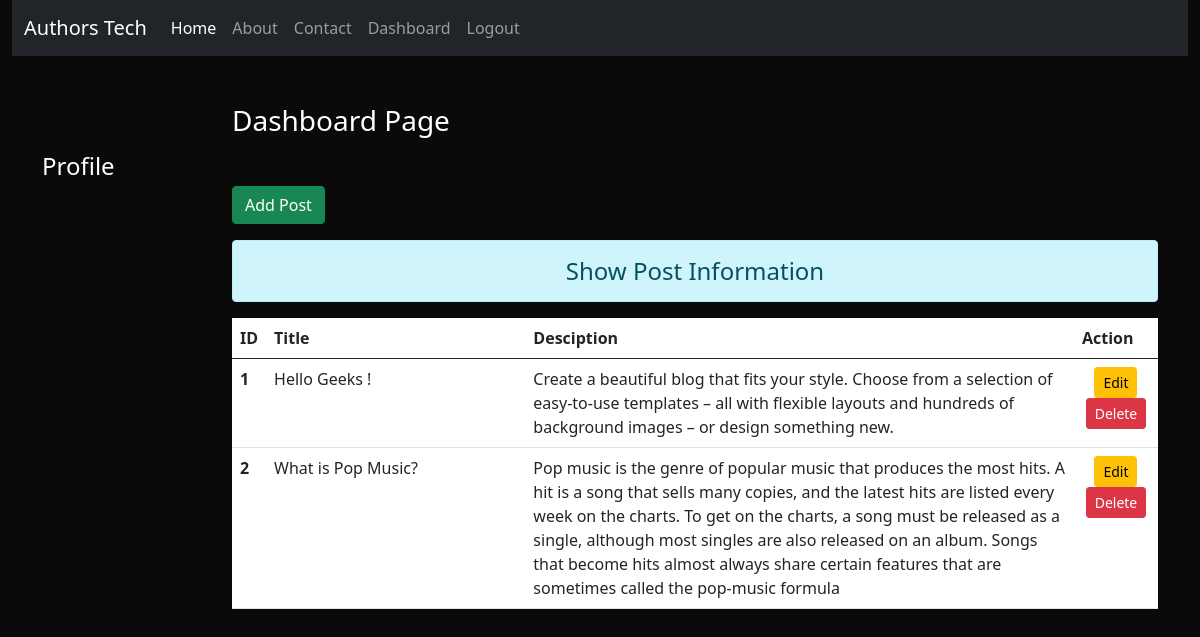
/dashboard/ (signed in), run on an earlier commit of the app's database.
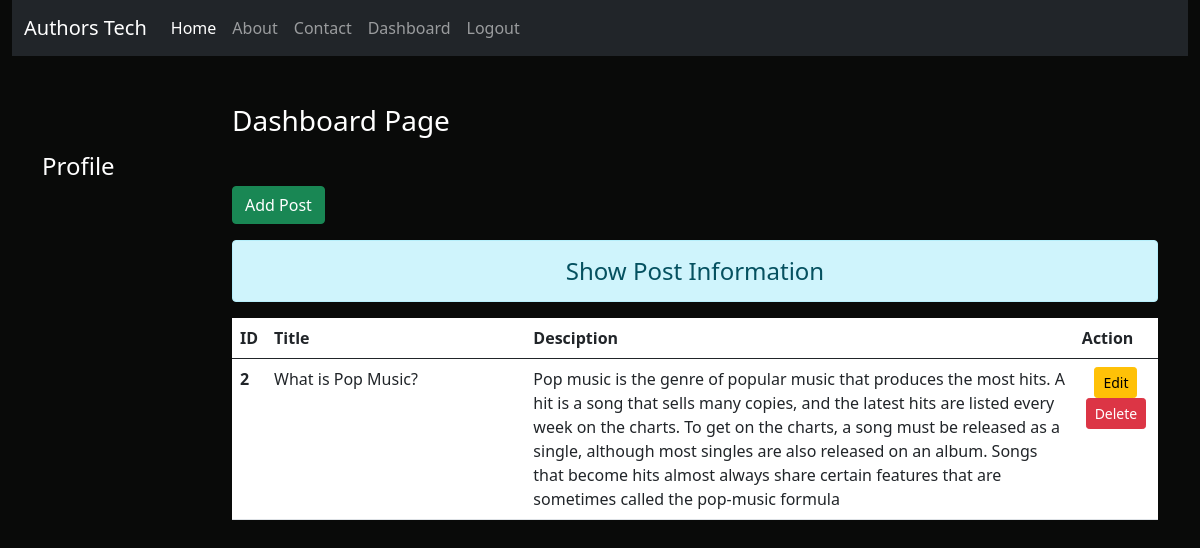
And on a later commit of the database.
### blog/models.py (models this page shows)
class Post(models.Model):
    title= models.CharField(max_length=150)
    desc=models.TextField()

### blog/views.py (the view)
# urls.py: path('dashboard/',views.dashboard,name='dashboard'),
def dashboard(request):
    if request.user.is_authenticated:
        posts = Post.objects.all()
        user =request.user
        full_name = user.get_full_name()
        return render(request, 'blog/dashboard.html',{'posts':posts,'full_name':full_name})
    else:
        return HttpResponseRedirect('/login/')

### blog/templates/blog/dashboard.html (shortened to what this page needs)
{% extends 'blog/base.html'%}
{% load static %}
{% block side %}
<div class = "col-sm-2 text-white my-5 text-centre">
<h4 class="my-5">Profile</h4>
  </div>
{% endblock side%}
{% block content %}
<div class="col-sm-10">
 <h3 class="text-white my-5"> Dashboard Page</h3>
 <a href="{% url 'addpost' %}" class="btn btn-success">Add Post</a>
 <h4 class="text-center alert alert-info mt-3">Show Post Information</h4>
 {% if posts %}
     <table class="table table-hover bg-white">
     <thead>
     <tr class="text-centre">
      <th scope="col" style="width:2%">ID</th>
      <th scope="col" style="width:28%">Title</th>
      <th scope="Col" Style="wudth:55%">Desciption</th>
      <th scope="Col" Style="wudth:15%">Action</th>
     </tr>
     </thead>
     <tbody>
      {% for post in posts %}
      <tr>
<th scope="row">{{post.id}}</th>
<td>{{post.title}}</td>
<td>{{post.desc}}</td>
<td class="text-center">
<a href="{% url 'updatepost' post.id %}" class="btn btn-warning btn-sm">Edit</a>
{% if perms.blog.delete_post %}
<form action="{% url 'deletepost' post.id  %}" method="post" class="d-inline">
<input type="submit" class="btn btn-danger btn-sm" value="Delete">
</form>
{% endif %}
</td>
</tr>
{% endfor %}
</tbody>
</table>
{% else %}
  <h4 class="text-center alert alert-warning">no records</h4>
{% endif %}
</div>
{% endblock content %}

### blog/templates/blog/base.html (shortened to what this page needs)
 <!DOCTYPE html>
 {% load static %}
<html lang="en">
<head>
<link rel="stylesheet" href="{% static '/blog/css/bootstrap.css'%}">
<link rel="stylesheet" href="{% static '/blog/css/style.css'%}">
</head>
<body>
<div class="container-fluid">
{% include 'blog/navbar.html' %}
</div>
<div class="container">
<div class="row">
{% block side %}
{% endblock side %}
{% block content %}
{% endblock content %}
</div>
</body>
</html>

### blog/templates/blog/navbar.html (shortened to what this page needs)
<nav class="navbar navbar-expand-lg navbar-dark bg-dark">
  <div class="container-fluid">
    <a class="navbar-brand" href="#">Authors Tech</a>
    <div class="collapse navbar-collapse" id="navbarNav">
      <ul class="navbar-nav">
        <li class="nav-item">
          <a class="nav-link active" aria-current="page" href="/">Home</a>
        </li>
        <li class="nav-item">
          <a class="nav-link" href="{% url 'about'%}">About</a>
        </li>
        <li class="nav-item">
          <a class="nav-link" href="{% url 'contact' %}">Contact</a>
        </li>
        {% if request.user.is_authenticated %}
         <li class="nav-item">
          <a class="nav-link" href="{% url 'dashboard'%}">Dashboard</a>
        </li>
         <li class="nav-item">
          <a class="nav-link" href="{% url 'logout'%}">Logout</a>
        </li>
        {% endif %}
      </ul>
    </div>
  </div>
</nav>

### blog/static/blog/css/style.css (style rules this page uses)
body { background-color: rgb(9, 10, 9); color: antiquewhite; }

What changed in the data, as far as the page shows it:
removed Post: id "1", title "Hello Geeks !", desc "Create a beautiful blog that fits your style. Choose from a selection of easy-to-use templates – all with flexible layouts and hundreds of background images – or design something new."
